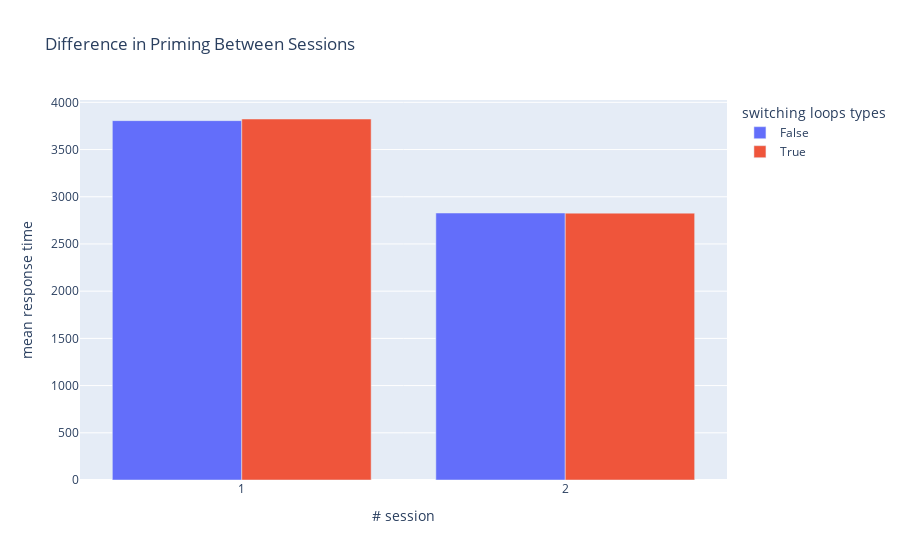

Source (notebook cell):
### Code cell
px.bar(switching_diff_learning.reset_index(), x='n_session', y='mean_response_time'
       , color='loop_type_switch', barmode='group'
       , title='Difference in Priming Between Sessions'
       , labels={'mean_response_time': 'mean response time'
                 , 'n_session': '# session'
                 , 'loop_type_switch': 'switching loops types'})

### Figure 1 — Plotly figure (JSON) as saved in the notebook; plotly's stock layout.template omitted (floating-point values rounded to 4 significant figures)
{"data": [{"alignmentgroup": "True", "hovertemplate": "switching loops types=False<br># session=%{x}<br>mean response time=%{y}<extra></extra>", "legendgroup": "False", "marker": {"color": "#636efa", "pattern": {"shape": ""}}, "name": "False", "offsetgroup": "False", "orientation": "v", "showlegend": true, "textposition": "auto", "type": "bar", "x": [1, 2], "xaxis": "x", "y": [3806.0, 2828.0], "yaxis": "y"}, {"alignmentgroup": "True", "hovertemplate": "switching loops types=True<br># session=%{x}<br>mean response time=%{y}<extra></extra>", "legendgroup": "True", "marker": {"color": "#EF553B", "pattern": {"shape": ""}}, "name": "True", "offsetgroup": "True", "orientation": "v", "showlegend": true, "textposition": "auto", "type": "bar", "x": [1, 2], "xaxis": "x", "y": [3824.0, 2826.0], "yaxis": "y"}], "layout": {"barmode": "group", "legend": {"title": {"text": "switching loops types"}, "tracegroupgap": 0}, "title": {"text": "Difference in Priming Between Sessions"}, "xaxis": {"anchor": "y", "domain": [0, 1], "title": {"text": "# session"}}, "yaxis": {"anchor": "x", "domain": [0, 1], "title": {"text": "mean response time"}}}}
